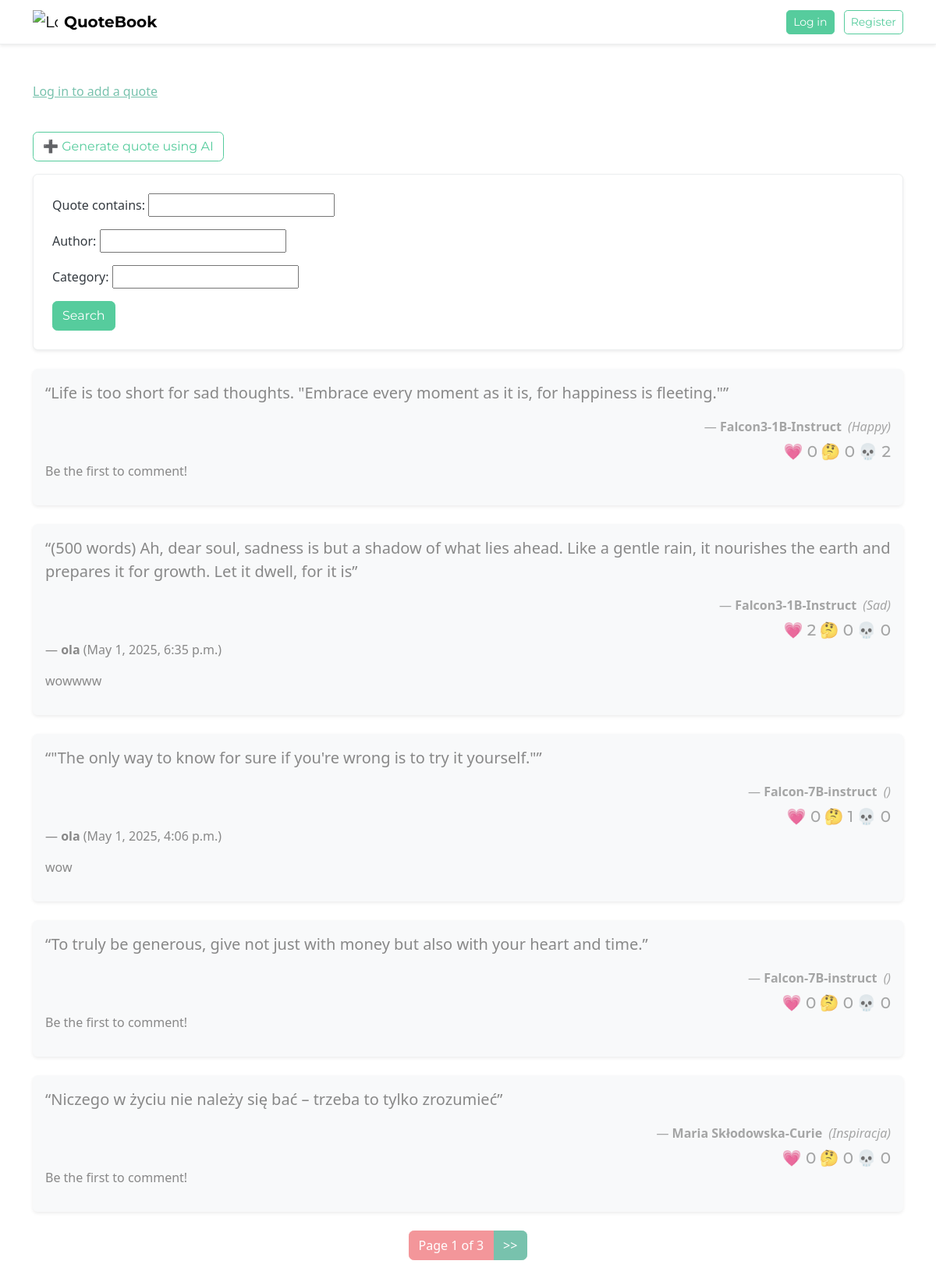
The page / on the database its author committed.
### quote/models.py (models this page shows, shortened)
class Quote(models.Model):
    author = models.CharField(max_length=100)
    text = models.TextField()
    category = models.CharField(max_length=50, blank=True)
    user = models.ForeignKey(User, on_delete=models.CASCADE)
    @property
    def vote_counts(self):
        return {
            vote_type.label: self.votes.filter(typ=vote_type).count()
            for vote_type in VoteType
        }

class Comment(models.Model):
    quote = models.ForeignKey(Quote, on_delete=models.CASCADE, related_name='comments')
    user = models.ForeignKey(User, on_delete=models.CASCADE)
    content = models.TextField()
    created_at = models.DateTimeField(auto_now_add=True)

### quote/views.py (the view)
# urls.py: 2. Add a URL to urlpatterns:  path('', views.home, name='home')
def home(request):
    quotes = Quote.objects.all().order_by('-id')
    comments = []
    for quote in quotes:
        comments.append(quote.comments.all())
    search_form = QuoteSearchForm(request.GET)
    if search_form.is_valid():
        filter_text = search_form.cleaned_data.get('text', None)
        filter_author = search_form.cleaned_data.get('author', None)
        filter_category = search_form.cleaned_data.get('category', None)
        if filter_text:
            quotes = quotes.filter(text__icontains=filter_text)
        if filter_author:
            quotes = quotes.filter(author__icontains=filter_author)
        if filter_category:
            quotes = quotes.filter(category__icontains=filter_category)
    paginator = Paginator(quotes, 5)
    page_number = request.GET.get('page', 1)
    page_obj = paginator.get_page(page_number)
    context = {
        'quotes': page_obj,
        'search_form': search_form,
        'comments': comments,
    }
    return render(request, 'quote/home.html', context)

### quote/forms.py
class QuoteSearchForm(forms.Form):
    text = forms.CharField(max_length=100, required=False, label='Quote contains')
    author = forms.CharField(max_length=100, required=False, label='Author')
    category = forms.CharField(max_length=50, required=False, label='Category')

### quote/templatetags/custom_tags.py (called while the page is built)
@register.simple_tag(takes_context=True)
def url_replace(context, **kwargs):
    query_params = context['request'].GET.copy()
    for key, value in kwargs.items():
        query_params[key] = value
    query_dict = {k: v for k, v in query_params.items() if v}
    return urlencode(query_dict)

### quote/templates/quote/home.html (shortened to what this page needs)
{% load custom_tags %}
<!DOCTYPE html>
<html lang="en">
<head>
    <link rel="stylesheet" href="https://cdn.jsdelivr.net/npm/bootswatch@5.3.3/dist/minty/bootstrap.min.css">
</head>
<body class="bg-body text-dark">
<nav class="navbar navbar-expand-lg navbar-light bg-white border-bottom shadow-sm mb-4">
  <div class="container">
    <a class="navbar-brand d-flex align-items-center" href="{% url 'home' %}">
        <img src="https://img.icons8.com/color/48/book.png" alt="Logo" style="width: 32px; margin-right: 8px;">
        <strong>QuoteBook</strong>
    </a>
    <div class="ms-auto">
      {% if request.user.is_authenticated %}
        <span class="me-3">👋 Hello, <strong>{{ request.user.username }}</strong></span>
        <a class="btn btn-outline-success btn-sm me-2" href="{% url 'my_quotes' %}">My quotes</a>
        <a class="btn btn-outline-secondary btn-sm" href="{% url 'logout' %}">Log out</a>
      {% else %}
        <a class="btn btn-success btn-sm me-2" href="{% url 'login' %}">Log in</a>
        <a class="btn btn-outline-success btn-sm" href="{% url 'register' %}">Register</a>
      {% endif %}
    </div>
  </div>
</nav>
<div class="container py-4">
    {% if request.user.is_authenticated %}
        <a class="btn btn-outline-success mb-3" href="{% url 'add_quote' %}">➕ Add quote</a>
    {% else %}
        <p><a href="{% url 'login' %}">Log in to add a quote</a></p>
    {% endif %}
    <br>
    <a class="btn btn-outline-success mb-3" href="{% url 'quote_generator' %}">➕ Generate quote using AI</a>
    <form method="GET" class="mb-4 p-4 bg-white border rounded shadow-sm">
        {{ search_form.as_p }}
        <button type="submit" class="btn btn-success">Search</button>
    </form>
    {% for quote in quotes %}
        <div class="card mb-4 border-0 shadow-sm bg-light">
            <div class="card-body">
                <blockquote class="blockquote fs-5 mb-3">“{{ quote.text }}”</blockquote>
                <p class="mb-0 text-end text-muted">
                    — <strong>{{ quote.author }}</strong>
                    <em class="ms-1">({{ quote.category }})</em>
                </p>
                <div class="mb-0 mt-2 text-end text-muted quote-vote-counts">
                    <a onclick="applyVote({{quote.id}}, 'HR')" href="javascript:void(0);"
                    class="mb-0 text-end h5 {% if not request.user.is_authenticated %} nohover{% endif %}"
                    id="heart-count-{{quote.id}}">💗 {{ quote.vote_counts.Heart }}</a>
                    <a onclick="applyVote({{quote.id}}, 'CR')" href="javascript:void(0);"
                    class="mb-0 text-end h5 {% if not request.user.is_authenticated %} nohover{% endif %}"
                    id="curious-count-{{quote.id}}">🤔 {{ quote.vote_counts.Curious }}</a>
                    <a onclick="applyVote({{quote.id}}, 'SK')" href="javascript:void(0);"
                    class="mb-0 text-end h5 {% if not request.user.is_authenticated %} nohover{% endif %}"
                    id="skull-count-{{quote.id}}">💀 {{ quote.vote_counts.Skull }}</a>
                </div>
                {% with iteration=forloop.counter0 %}
                {% for commentArr in comments %}
                    {% if forloop.counter0 == iteration %}
                    {% for comment in commentArr %}
                        <p>— <strong>{{ comment.user }}</strong> ({{ comment.created_at }})</p>
                        <blockquote>{{ comment.content }}</blockquote>
                    {% empty %}
                        <p>Be the first to comment!</p>
                    {% endfor %}
                    {% endif %}
                {% endfor %}
                {% endwith %}
            </div>
        </div>
    {% empty %}
        <p>No quotes to display.</p>
    {% endfor %}
    <nav class="mt-4">
        <ul class="pagination justify-content-center">
            <li class="page-item active">
                <span class="page-link">
                    Page {{ quotes.number }} of {{ quotes.paginator.num_pages }}
                </span>
            </li>
            {% if quotes.has_next %}
                <li class="page-item">
                    <a class="page-link" href="?{% url_replace page=quotes.next_page_number %}">&gt;&gt;</a>
                </li>
            {% endif %}
        </ul>
    </nav>
</div>
</body>
</html>

### quote/templates/quote/home.html (style rules this page uses)
.quote-vote-counts a { text-decoration: none; }
.nohover { pointer-events: none; }

### rows shown on the page
Quote: text "Life is too short for sad thoughts. \"Embrace every moment as it is, for happiness is fleeting.\"", author "Falcon3-1B-Instruct", category "Happy", vote_counts.Heart "0", vote_counts.Curious "0", vote_counts.Skull "2"
Quote: text "(500 words) Ah, dear soul, sadness is but a shadow of what lies ahead. Like a gentle rain, it nourishes the earth and prepares it for growth. Let it dwell, for it is", author "Falcon3-1B-Instruct", category "Sad", vote_counts.Heart "2", vote_counts.Curious "0", vote_counts.Skull "0"
Comment: user "ola", created_at "May 1, 2025, 6:35 p.m.", content "wowwww"
Quote: text "\"The only way to know for sure if you're wrong is to try it yourself.\"", author "Falcon-7B-instruct", vote_counts.Heart "0", vote_counts.Curious "1", vote_counts.Skull "0"
Comment: user "ola", created_at "May 1, 2025, 4:06 p.m.", content "wow"
Quote: text "To truly be generous, give not just with money but also with your heart and time.", author "Falcon-7B-instruct", vote_counts.Heart "0", vote_counts.Curious "0", vote_counts.Skull "0"
Quote: text "Niczego w życiu nie należy się bać – trzeba to tylko zrozumieć", author "Maria Skłodowska-Curie", category "Inspiracja", vote_counts.Heart "0", vote_counts.Curious "0", vote_counts.Skull "0"

### other values the page prints
{{ quotes.number }} "1"
{{ quotes.paginator.num_pages }} "3"
